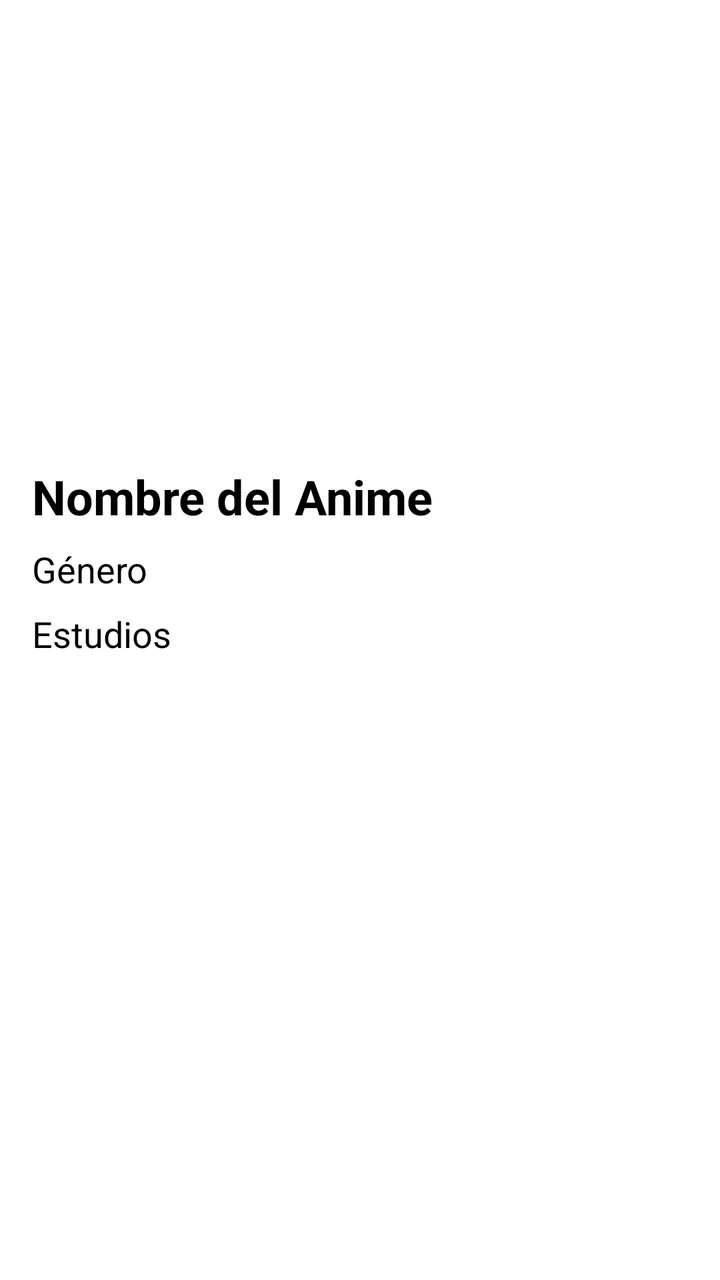
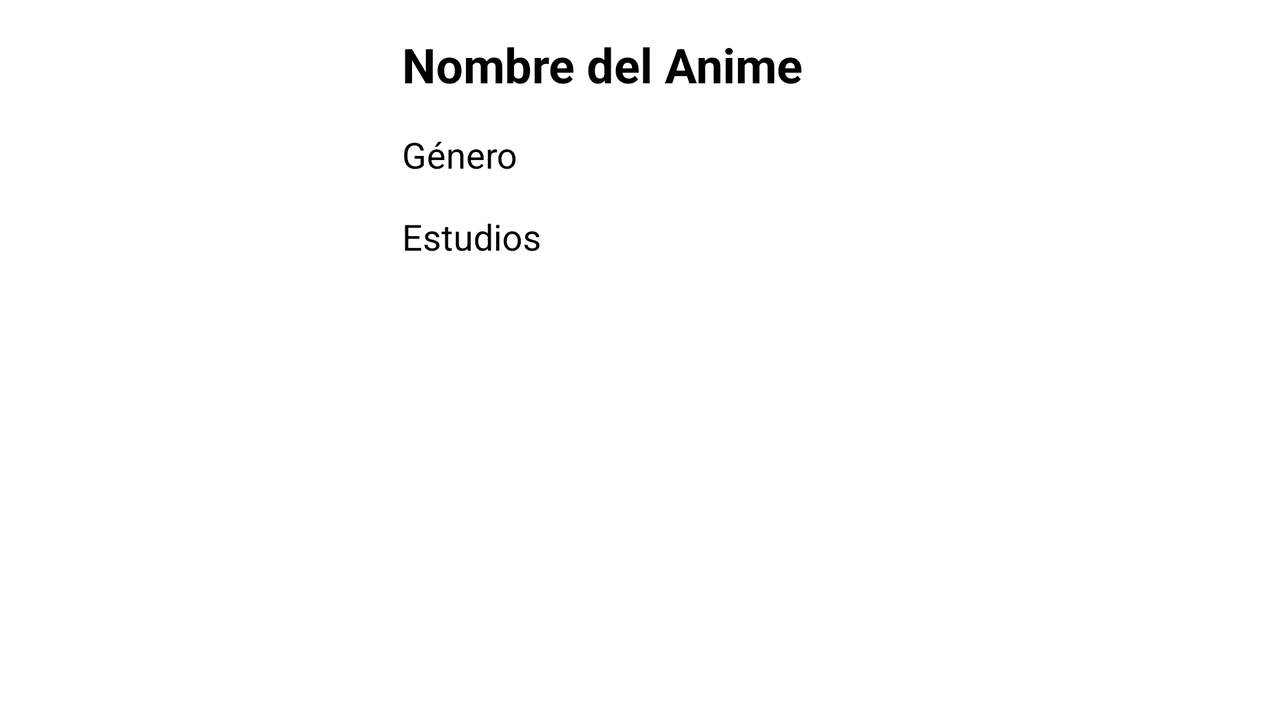

The same Android screen from two of the app's own layout files: first res/layout/ as a phone draws it, then the repository's variant for another configuration, drawn on a device whose configuration selects that folder. Both files follow.
<!-- AndroidManifest.xml: application theme Base.Theme.AniVerse -->
<!-- res/layout/fragment_anime_detail.xml -->
<?xml version="1.0" encoding="utf-8"?>
<androidx.constraintlayout.widget.ConstraintLayout xmlns:android="http://schemas.android.com/apk/res/android"
    android:layout_width="match_parent"
    android:layout_height="match_parent"
    xmlns:app="http://schemas.android.com/apk/res-auto"
    android:padding="16dp">

    <ImageView
        android:id="@+id/imagenAnime"
        android:layout_width="0dp"
        android:layout_height="200dp"
        android:scaleType="centerCrop"
        app:layout_constraintTop_toTopOf="parent"
        app:layout_constraintStart_toStartOf="parent"
        app:layout_constraintEnd_toEndOf="parent" />

    <TextView
        android:id="@+id/nombreAnime"
        android:layout_width="0dp"
        android:layout_height="wrap_content"
        android:text="@string/nombre_del_anime"
        android:textSize="24sp"
        android:textStyle="bold"
        app:layout_constraintTop_toBottomOf="@id/imagenAnime"
        app:layout_constraintStart_toStartOf="parent"
        app:layout_constraintEnd_toEndOf="parent"
        android:layout_marginTop="16dp" />

    <TextView
        android:id="@+id/generoAnime"
        android:layout_width="0dp"
        android:layout_height="wrap_content"
        android:text="@string/g_nero"
        android:textSize="18sp"
        app:layout_constraintTop_toBottomOf="@id/nombreAnime"
        app:layout_constraintStart_toStartOf="parent"
        app:layout_constraintEnd_toEndOf="parent"
        android:layout_marginTop="8dp" />

    <TextView
        android:id="@+id/estudiosAnime"
        android:layout_width="0dp"
        android:layout_height="wrap_content"
        android:text="@string/estudios"
        android:textSize="18sp"
        app:layout_constraintTop_toBottomOf="@id/generoAnime"
        app:layout_constraintStart_toStartOf="parent"
        app:layout_constraintEnd_toEndOf="parent"
        android:layout_marginTop="8dp" />

</androidx.constraintlayout.widget.ConstraintLayout>
<!-- resources referenced by this layout -->
<resources>
  <string name="estudios">Estudios</string>
  <string name="g_nero">Género</string>
  <string name="nombre_del_anime">Nombre del Anime</string>
  <style name="Base.Theme.AniVerse" parent="Theme.Material3.DayNight">
          
          <item name="android:colorBackground">@color/white</item>
          <item name="android:textColor">@color/black</item>
          
      </style>
  <color name="white">#FFFFFFFF</color>
  <color name="black">#FF000000</color>
</resources>
<!-- res/layout-land/fragment_anime_detail.xml (the repository's variant of the layout above) -->
<!-- drawn on the phone turned sideways -->
<?xml version="1.0" encoding="utf-8"?>
<androidx.constraintlayout.widget.ConstraintLayout xmlns:android="http://schemas.android.com/apk/res/android"
    xmlns:tools="http://schemas.android.com/tools"
    android:layout_width="match_parent"
    android:layout_height="match_parent"
    xmlns:app="http://schemas.android.com/apk/res-auto"
    android:padding="16dp">

    <ImageView
        android:id="@+id/imagenAnime"
        android:layout_width="266dp"
        android:layout_height="201dp"
        android:scaleType="centerCrop"
        app:layout_constraintEnd_toEndOf="parent"
        app:layout_constraintHorizontal_bias="0.0"
        app:layout_constraintStart_toStartOf="parent"
        app:layout_constraintTop_toTopOf="parent" />

    <TextView
        android:id="@+id/nombreAnime"
        android:layout_width="423dp"
        android:layout_height="33dp"
        android:layout_marginStart="11dp"
        android:text="@string/nombre_del_anime"
        android:textSize="24sp"
        android:textStyle="bold"
        app:layout_constraintEnd_toEndOf="parent"
        app:layout_constraintHorizontal_bias="1.0"
        app:layout_constraintStart_toEndOf="@+id/imagenAnime"
        app:layout_constraintStart_toStartOf="@+id/imagenAnime"
        app:layout_constraintTop_toTopOf="parent" />

    <TextView
        android:id="@+id/generoAnime"
        android:layout_width="423dp"
        android:layout_height="33dp"
        android:layout_marginTop="16dp"
        android:text="@string/g_nero"
        android:textSize="18sp"
        app:layout_constraintEnd_toEndOf="parent"
        app:layout_constraintHorizontal_bias="1.0"
        app:layout_constraintStart_toStartOf="parent"
        app:layout_constraintTop_toBottomOf="@id/nombreAnime" />

    <TextView
        android:id="@+id/estudiosAnime"
        android:layout_width="423dp"
        android:layout_height="33dp"
        android:layout_marginTop="8dp"
        android:text="@string/estudios"
        android:textSize="18sp"
        app:layout_constraintEnd_toEndOf="parent"
        app:layout_constraintHorizontal_bias="1.0"
        app:layout_constraintStart_toStartOf="parent"
        app:layout_constraintTop_toBottomOf="@id/generoAnime" />

</androidx.constraintlayout.widget.ConstraintLayout>
